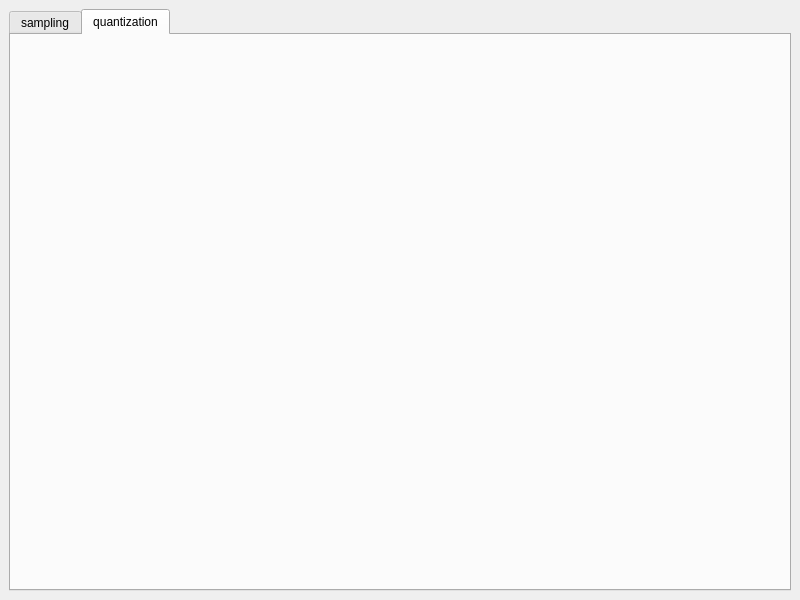
<?xml version="1.0" encoding="UTF-8"?>
<ui version="4.0">
 <class>MainWindow</class>
 <widget class="QMainWindow" name="MainWindow">
  <property name="geometry">
   <rect>
    <x>0</x>
    <y>0</y>
    <width>800</width>
    <height>600</height>
   </rect>
  </property>
  <property name="windowTitle">
   <string>MainWindow</string>
  </property>
  <widget class="QWidget" name="centralwidget">
   <layout class="QGridLayout" name="gridLayout">
    <item row="0" column="0">
     <widget class="QTabWidget" name="tabWidget">
      <property name="currentIndex">
       <number>1</number>
      </property>
      <widget class="SamplingTab" name="samplingTab">
       <attribute name="title">
        <string>sampling</string>
       </attribute>
      </widget>
      <widget class="QWidget" name="quantizationTab">
       <attribute name="title">
        <string>quantization</string>
       </attribute>
      </widget>
     </widget>
    </item>
   </layout>
  </widget>
 </widget>
 <customwidgets>
  <customwidget>
   <class>SamplingTab</class>
   <extends>QWidget</extends>
   <header>sampling_tab.hpp</header>
   <container>1</container>
  </customwidget>
 </customwidgets>
 <resources/>
 <connections/>
</ui>
